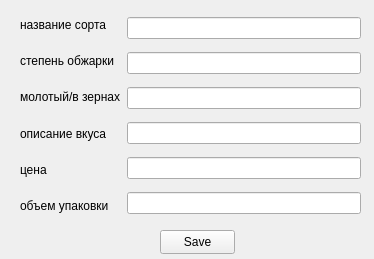
<?xml version="1.0" encoding="UTF-8"?>
<ui version="4.0">
 <class>Form</class>
 <widget class="QWidget" name="Form">
  <property name="geometry">
   <rect>
    <x>0</x>
    <y>0</y>
    <width>374</width>
    <height>259</height>
   </rect>
  </property>
  <property name="windowTitle">
   <string>Refactor</string>
  </property>
  <widget class="QWidget" name="layoutWidget">
   <property name="geometry">
    <rect>
     <x>20</x>
     <y>10</y>
     <width>341</width>
     <height>211</height>
    </rect>
   </property>
   <layout class="QHBoxLayout" name="horizontalLayout">
    <item>
     <layout class="QVBoxLayout" name="verticalLayout_2">
      <item>
       <widget class="QLabel" name="label">
        <property name="text">
         <string>название сорта</string>
        </property>
       </widget>
      </item>
      <item>
       <widget class="QLabel" name="label_2">
        <property name="text">
         <string>степень обжарки</string>
        </property>
       </widget>
      </item>
      <item>
       <widget class="QLabel" name="label_3">
        <property name="text">
         <string>молотый/в зернах</string>
        </property>
       </widget>
      </item>
      <item>
       <widget class="QLabel" name="label_4">
        <property name="text">
         <string>описание вкуса</string>
        </property>
       </widget>
      </item>
      <item>
       <widget class="QLabel" name="label_5">
        <property name="text">
         <string>цена</string>
        </property>
       </widget>
      </item>
      <item>
       <widget class="QLabel" name="label_6">
        <property name="text">
         <string>объем упаковки</string>
        </property>
       </widget>
      </item>
     </layout>
    </item>
    <item>
     <layout class="QVBoxLayout" name="verticalLayout">
      <item>
       <widget class="QLineEdit" name="lineEdit"/>
      </item>
      <item>
       <widget class="QLineEdit" name="lineEdit_2"/>
      </item>
      <item>
       <widget class="QLineEdit" name="lineEdit_3"/>
      </item>
      <item>
       <widget class="QLineEdit" name="lineEdit_4"/>
      </item>
      <item>
       <widget class="QLineEdit" name="lineEdit_5"/>
      </item>
      <item>
       <widget class="QLineEdit" name="lineEdit_6"/>
      </item>
     </layout>
    </item>
   </layout>
  </widget>
  <widget class="QPushButton" name="pushButton">
   <property name="geometry">
    <rect>
     <x>160</x>
     <y>230</y>
     <width>75</width>
     <height>24</height>
    </rect>
   </property>
   <property name="text">
    <string>Save</string>
   </property>
  </widget>
 </widget>
 <resources/>
 <connections/>
</ui>
